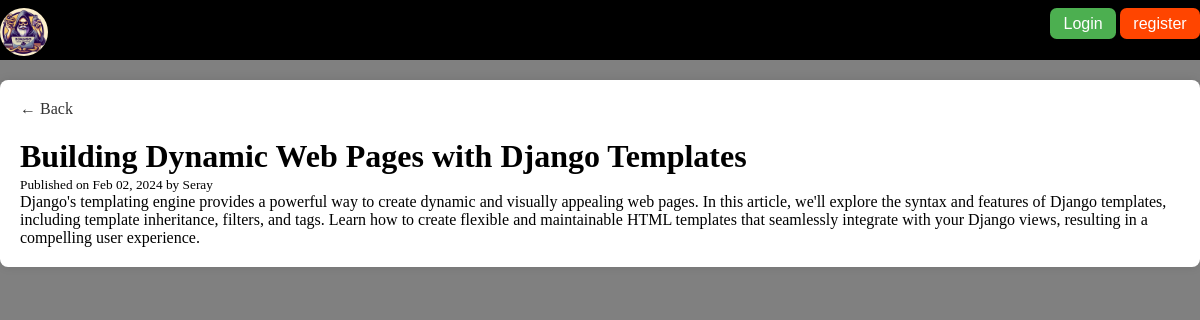
The app's page /post/detail/14/ with its own data.
### blog/models.py (models this page shows, shortened)
class Post(models.Model):
    title = models.CharField(max_length=120)
    content = models.TextField()
    published_at = models.DateTimeField(default=timezone.now)
    author = models.ForeignKey(User, on_delete=models.CASCADE)
    class Meta:
        ordering = ['-published_at']

### blog/views.py (the view)
# urls.py: path('post/detail/<int:post_id>/', views.post_detail, name='post-detail'),
def post_detail(request, post_id):
    post = get_object_or_404(Post, pk=post_id)
    return render(request, 'blog/post_detail.html', {'post': post})

### blog/templates/blog/post_detail.html (shortened to what this page needs)
{% extends 'base.html' %}
{% load static %}
{% block content %}
  <div class="post-detail">
    <a href="{% url 'posts' %}" class="back-arrow">&larr; Back</a>
    <h1>{{ post.title }}</h1>
    <small>Published on {{ post.published_at | date:"M d, Y" }} by {{ post.author | title }}</small>
    <p class="post-content">{{ post.content }}</p>
  </div>
{% endblock content %}

### static/css/style.css (style rules this page uses)
* { margin: 0; padding: 0; box-sizing: border-box; }
.post-detail { background-color: #fff; padding: 20px; border-radius: 8px; box-shadow: 0 0 10px rgba(0, 0, 0, 0.1); margin-top: 20px; }
.back-arrow { text-decoration: none; color: #333; font-size: 16px; margin-bottom: 20px; display: inline-block; }
body { background-color: gray; }

### records on screen
Post: title "Building Dynamic Web Pages with Django Templates", published_at "Feb 02, 2024", author "Seray", content "Django's templating engine provides a powerful way to create dynamic and visually appealing web pages. In this article, we'll explore the syntax and features of Django templates, including template inheritance, filters, and tags. Learn how to create flexible and maintainable HTML templates that seamlessly integrate with your Django views, resulting in a compelling user experience."
